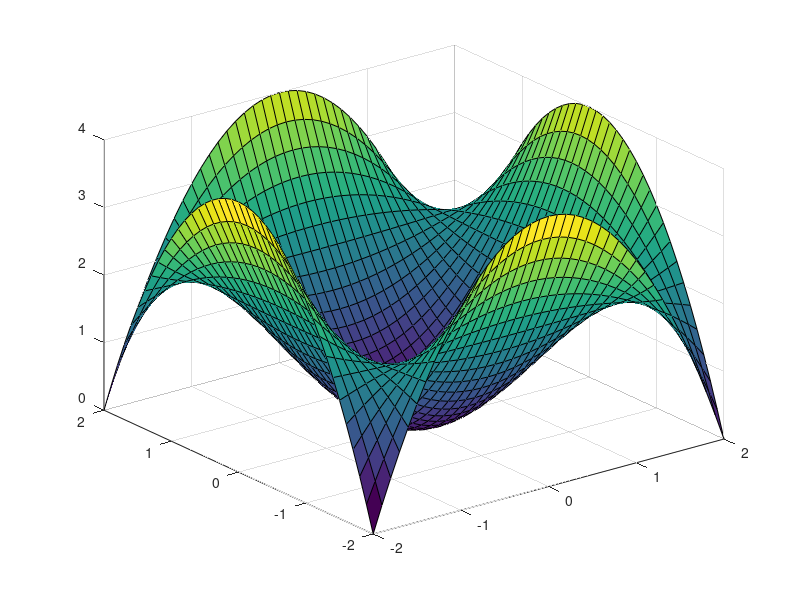
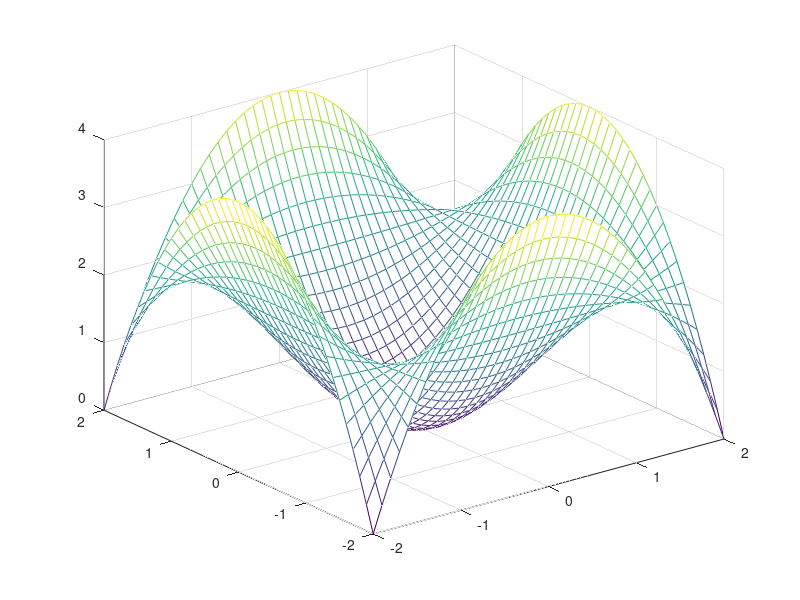
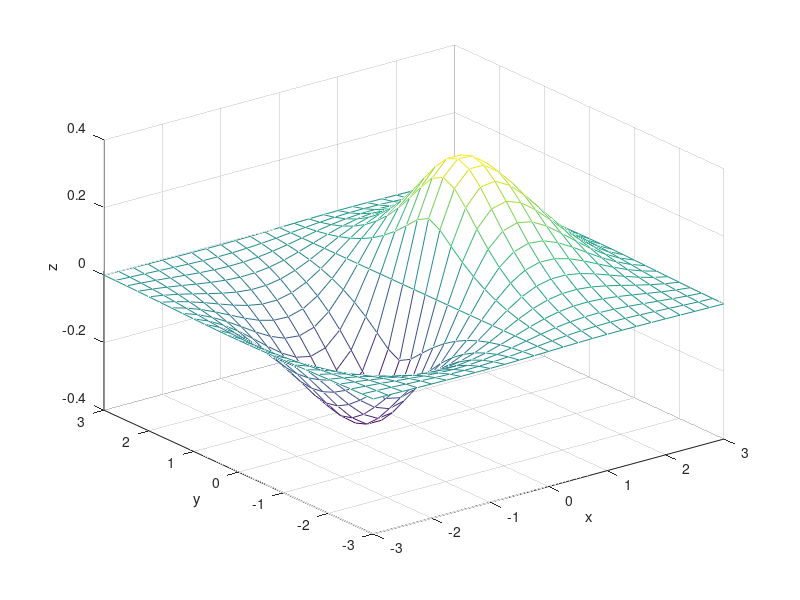
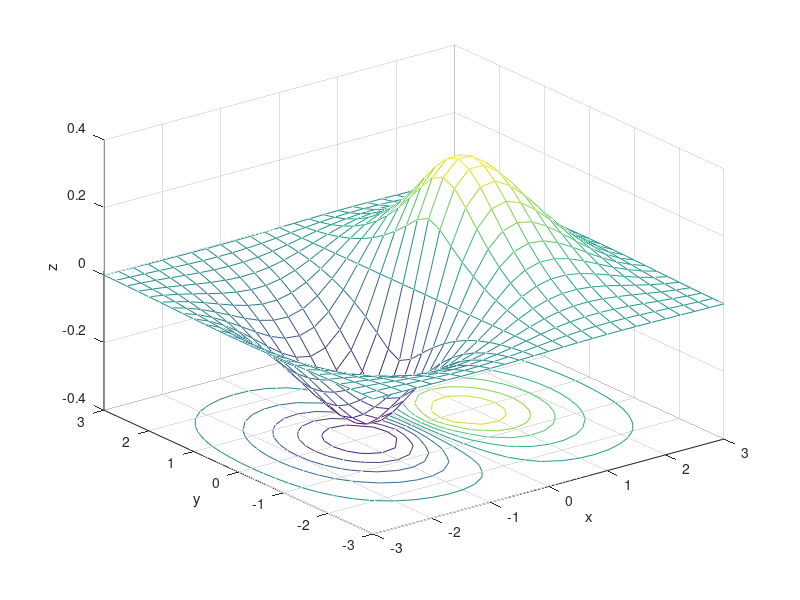

These figures' MATLAB source, in order:
x=-2:0.1:2;
y=-2:0.1:2;
[X,Y]=meshgrid(x,y);
Z=X.^2+Y.^2-0.5*(x.^2).*(Y.^2);
figure,surf(X,Y,Z);
figure,mesh(X,Y,Z);

x=-3:0.25:3;
y=-3:0.25:3;
[X,Y] = meshgrid(x,y);
Z=1.8.^(-1.5*sqrt(X.^2+Y.^2)).*cos(0.5*Y).*sin(X);
figure,mesh(X,Y,Z);xlabel('x');ylabel('y');zlabel('z');
figure,meshc(X,Y,Z);xlabel('x');ylabel('y');zlabel('z');
figure,surf(X,Y,Z);xlabel('x');ylabel('y');zlabel('z');
figure,surfc(X,Y,Z);xlabel('x');ylabel('y');zlabel('z');